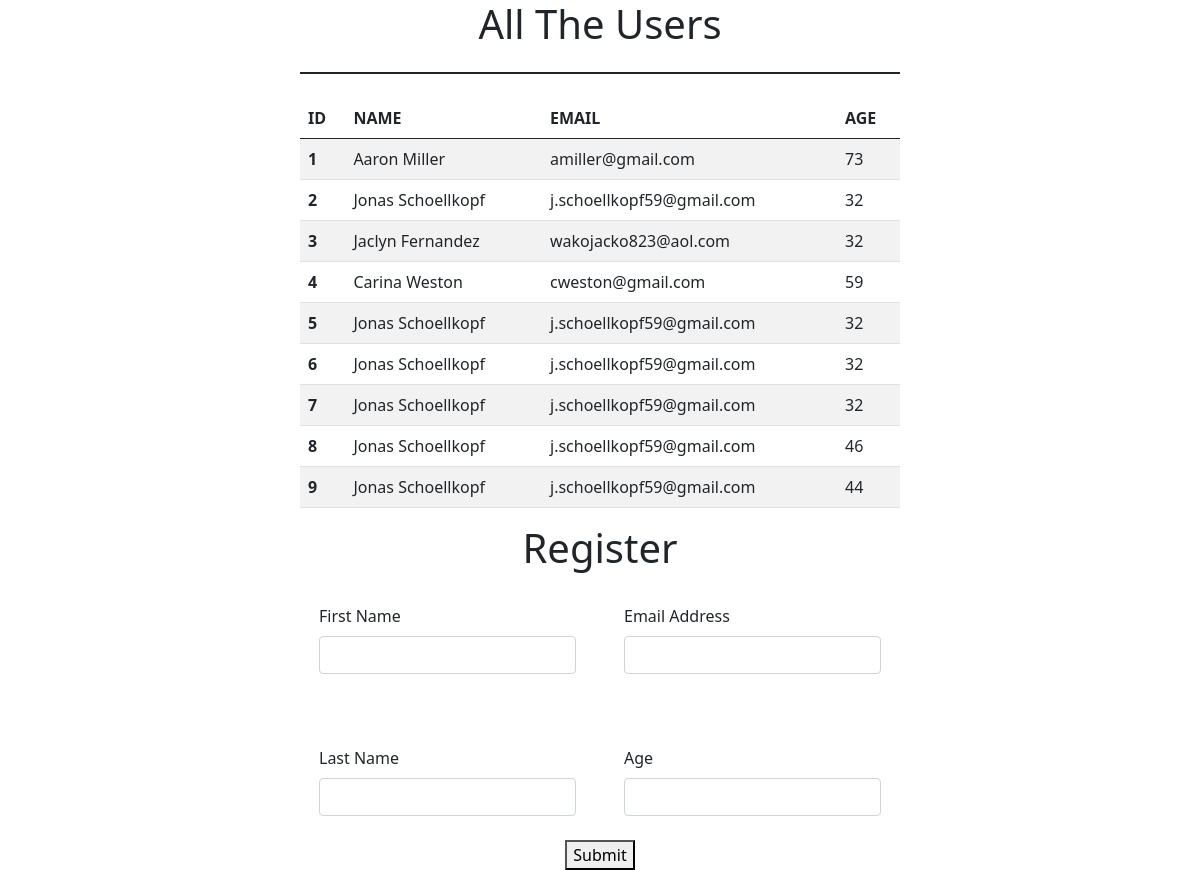
The page / on the database its author committed.
### users_app/models.py (models this page shows)
class User(models.Model):
    first_name = models.CharField(max_length=45)
    last_name = models.CharField(max_length=45)
    email = models.CharField(max_length=45)
    age = models.IntegerField()
    created_at = models.DateTimeField(auto_now_add=True)
    updated_at = models.DateTimeField(auto_now=True)

### users_app/views.py (the view)
# urls.py: path('', views.index),
def index(request):
    context = {
        'all_users' : User.objects.all()
    }
    return render(request, 'app_one/index.html', context)

### users_app/templates/app_one/index.html (shortened to what this page needs)
<!DOCTYPE html>
<html lang="en">
<head>
    <link href="https://cdn.jsdelivr.net/npm/bootstrap@5.0.2/dist/css/bootstrap.min.css" rel="stylesheet">
</head>
<body>
    <div class="d-flex flex-row justify-content-center mh-50 overflow-auto">
        <div class="col-6 flex-d flex-column justify-content-evenly">
            <div class="border-bottom border-dark border-2 pb-3 d-flex justify-content-around align-items-center">
                    <h1>All The Users</h1>
            </div>
            <br>
            <table class="table table-striped">
                <thead>
                    <tr>
                        <th scope="col">ID</th>
                        <th scope="col">NAME</th>
                        <th scope="col">EMAIL</th>
                        <th scope="col">AGE</th>
                    </tr>
                    </thead>
                    <tbody>
                    {% for user in all_users %}
                    <tr>
                        <th>{{user.id}}</th>
                        <td>{{user.first_name}} {{user.last_name}}</td>
                        <td>{{user.email}}</td>
                        <td>{{user.age}}</td>
                    </tr>
                    {% endfor %}
                    </tbody>
                </table>
        </div>
    </div>
    <div class="d-flex flex-row justify-content-center h-50">
        <form action="/create_user" method="post" class="d-flex flex-column align-items-center">
            <h1>Register</h1>
            <div class="d-flex flex-row">
                <div>
                    <div class="m-4">
                        <label for="first_name" class="form-label">First Name</label>
                        <input type="text" class="form-control" name="first_name">
                    </div><br>
                    <div class="m-4">
                        <label for="last_name" class="form-label">Last Name</label>
                        <input type="text" class="form-control" name="last_name">
                    </div>
                </div>
                <div>
                    <div class="m-4">
                        <label for="email" class="form-label">Email Address</label>
                        <input type="email" class="form-control" name="email">
                    </div><br>
                    <div class="m-4">
                        <label for="age" class="form-label">Age</label>
                        <input type="number" class="form-control" name="age">
                    </div>
                </div>
            </div>
            <button type="submit">Submit</button>
        </form>
    </div>
</body>
</html>

### rows shown on the page
User: id "1", first_name "Aaron", last_name "Miller", email "amiller@gmail.com", age "73"
User: id "2", first_name "Jonas", last_name "Schoellkopf", email "j.schoellkopf59@gmail.com", age "32"
User: id "3", first_name "Jaclyn", last_name "Fernandez", email "wakojacko823@aol.com", age "32"
User: id "4", first_name "Carina", last_name "Weston", email "cweston@gmail.com", age "59"
User: id "5", first_name "Jonas", last_name "Schoellkopf", email "j.schoellkopf59@gmail.com", age "32"
User: id "6", first_name "Jonas", last_name "Schoellkopf", email "j.schoellkopf59@gmail.com", age "32"
User: id "7", first_name "Jonas", last_name "Schoellkopf", email "j.schoellkopf59@gmail.com", age "32"
User: id "8", first_name "Jonas", last_name "Schoellkopf", email "j.schoellkopf59@gmail.com", age "46"
User: id "9", first_name "Jonas", last_name "Schoellkopf", email "j.schoellkopf59@gmail.com", age "44"
